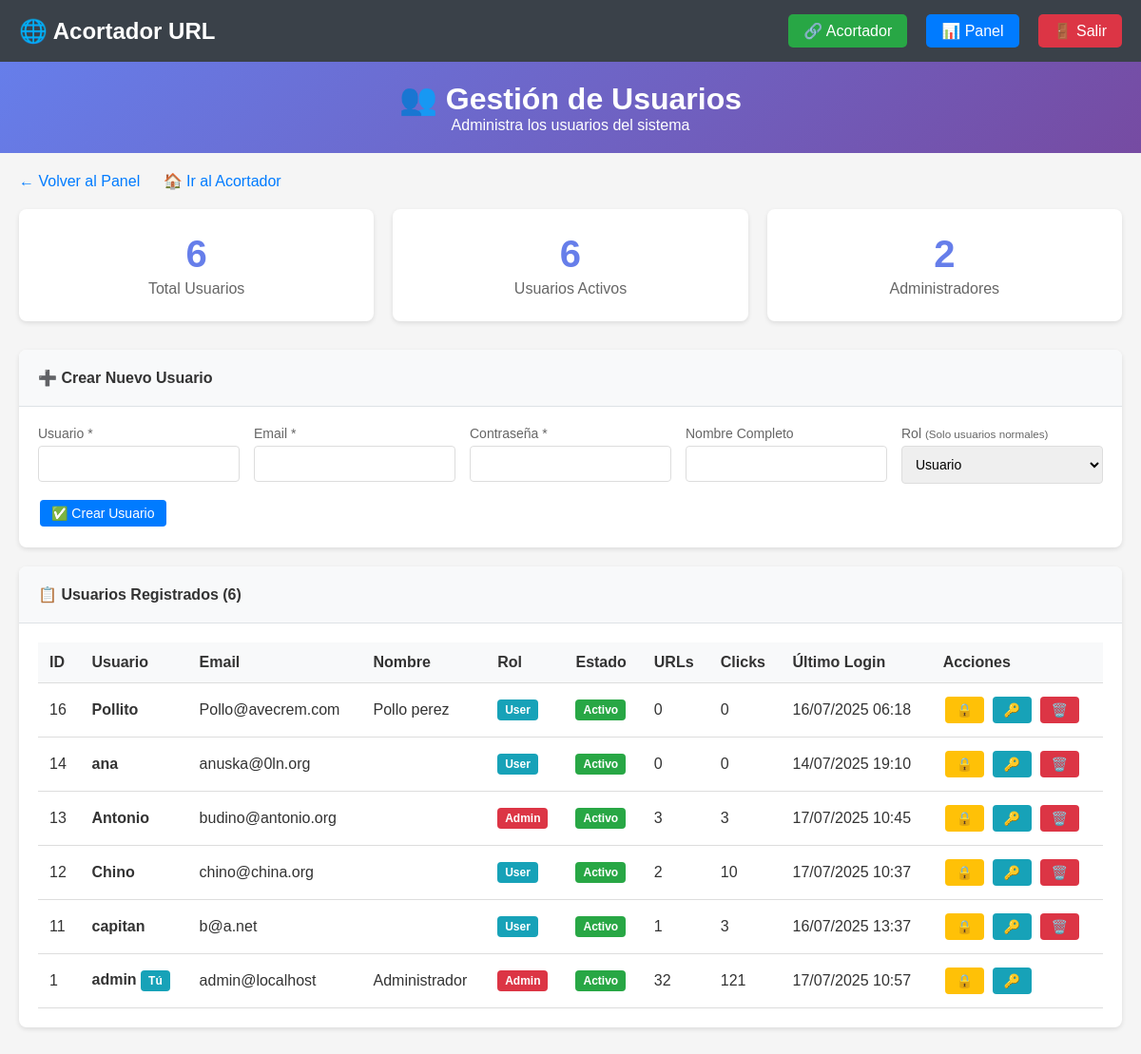
The page /admin/usuarios.php (signed in) on the database as committed earlier.
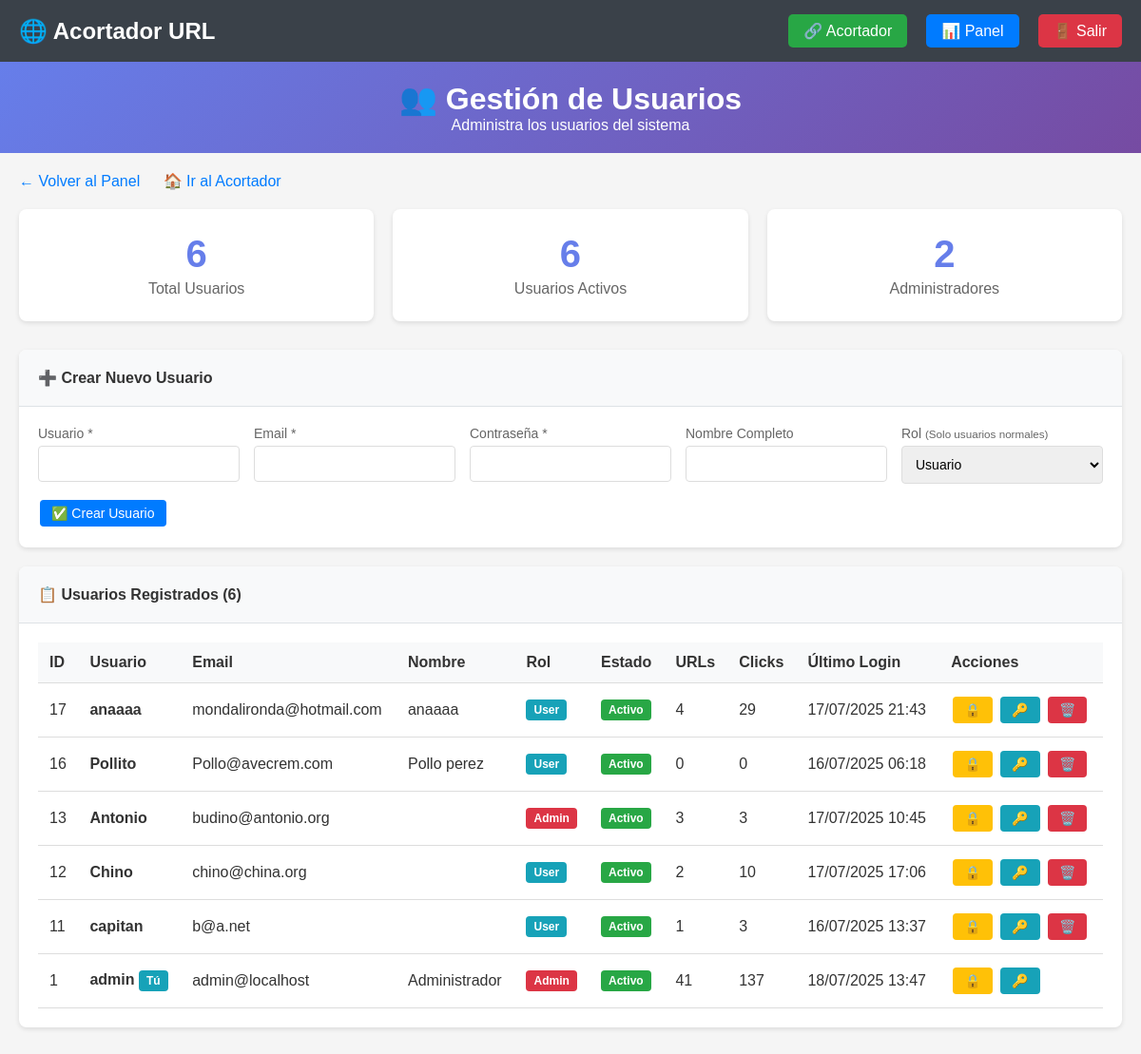
The same page on the database as committed later.
### tables this page shows
CREATE TABLE `users` (
  `id` int NOT NULL,
  `username` varchar(50) NOT NULL,
  `email` varchar(100) NOT NULL,
  `password` varchar(255) NOT NULL,
  `full_name` varchar(100) NOT NULL,
  `status` enum('active','banned','pending') DEFAULT 'active',
  `role` enum('user','admin') DEFAULT 'user',
  `created_at` timestamp NULL DEFAULT CURRENT_TIMESTAMP,
  `updated_at` timestamp NULL DEFAULT CURRENT_TIMESTAMP ON UPDATE CURRENT_TIMESTAMP,
  `last_login` timestamp NULL DEFAULT NULL,
  `email_verified` tinyint(1) DEFAULT '0',
  `verification_token` varchar(255) DEFAULT NULL,
  `password_reset_token` varchar(255) DEFAULT NULL,
  `password_reset_expires` timestamp NULL DEFAULT NULL,
  `banned_reason` text,
  `banned_at` timestamp NULL DEFAULT NULL,
  `banned_by` int DEFAULT NULL,
  `failed_login_attempts` int DEFAULT '0',
  `locked_until` timestamp NULL DEFAULT NULL,
  `is_active` tinyint(1) DEFAULT '1'
);

### admin/usuarios.php (the view, shortened to what the changed rows need)
<?php
$is_super_admin = ($_SESSION['username'] === ADMIN_USERNAME);
try {
    $db = new PDO("mysql:host=" . DB_HOST . ";dbname=" . DB_NAME, DB_USER, DB_PASS);
    $db->setAttribute(PDO::ATTR_ERRMODE, PDO::ERRMODE_EXCEPTION);
} catch(PDOException $e) {
    die("Error de conexión: " . $e->getMessage());
}
$query = "SELECT u.*,
          COUNT(DISTINCT urls.id) as total_urls,
          COALESCE(SUM(urls.clicks), 0) as total_clicks,
          (SELECT CONCAT(changed_by_user.username, ' el ', DATE_FORMAT(al.changed_at, '%d/%m/%Y %H:%i'))
           FROM user_audit_log al
           LEFT JOIN users changed_by_user ON al.changed_by = changed_by_user.id
           WHERE al.user_id = u.id AND al.action = 'role_change'
           ORDER BY al.changed_at DESC
           LIMIT 1) as last_role_change
          FROM users u
          LEFT JOIN urls ON urls.user_id = u.id
          GROUP BY u.id
          ORDER BY u.created_at DESC";
$stmt = $db->query($query);
$users = $stmt->fetchAll(PDO::FETCH_ASSOC);
?>
<!DOCTYPE html>
<html lang="es">
<head>
</head>
<body>
    <div class="header">
        <h1>👥 Gestión de Usuarios</h1>
    </div>
    <div class="container">
        <div class="card">
            <div class="card-body">
                <div class="overflow-x">
                    <table>
                        <thead>
                            <tr>
                                <th>ID</th>
                                <th>Usuario</th>
                                <th>Email</th>
                                <th>Nombre</th>
                                <th>Rol</th>
                                <th>Estado</th>
                                <th>URLs</th>
                                <th>Clicks</th>
                                <th>Último Login</th>
                                <th>Acciones</th>
                            </tr>
                        </thead>
                        <tbody>
                            <?php foreach ($users as $user): ?>
                            <?php $is_this_super_admin = ($user['username'] === ADMIN_USERNAME); ?>
                            <tr>
                                <td><?php echo $user['id']; ?></td>
                                <td>
                                    <strong><?php echo htmlspecialchars($user['username']); ?></strong>
                                    <?php if ($user['id'] == $_SESSION['user_id']): ?>
                                        <span class="badge badge-info">Tú</span>
                                    <?php endif; ?>
                                </td>
                                <td><?php echo htmlspecialchars($user['email']); ?></td>
                                <td><?php echo htmlspecialchars($user['full_name'] ?? '-'); ?></td>
                                <td>
                                    <?php if ($is_super_admin && !$is_this_super_admin && $user['id'] != $_SESSION['user_id']): ?>
                                        <form method="POST" class="role-change-form">
                                            <input type="hidden" name="action" value="change_role">
                                            <input type="hidden" name="user_id" value="<?php echo $user['id']; ?>">
                                            <select name="new_role" class="role-select" onchange="this.form.submit()">
                                                <option value="user" <?php echo $user['role'] === 'user' ? 'selected' : ''; ?>>Usuario</option>
                                                <option value="admin" <?php echo $user['role'] === 'admin' ? 'selected' : ''; ?>>Admin</option>
                                            </select>
                                        </form>
                                        <?php if (!empty($user['last_role_change'])): ?>
                                            <div class="audit-info">
                                                Cambiado por <?php echo htmlspecialchars($user['last_role_change']); ?>
                                            </div>
                                        <?php endif; ?>
                                    <?php else: ?>
                                        <span class="badge badge-<?php echo $user['role'] === 'admin' ? 'danger' : 'info'; ?>">
                                            <?php echo ucfirst($user['role']); ?>
                                        </span>
                                    <?php endif; ?>
                                </td>
                                <td>
                                    <?php
                                    $statusColors = [
                                        'active' => 'success',
                                        'banned' => 'danger',
                                        'pending' => 'warning'
                                    ];
                                    $statusText = [
                                        'active' => 'Activo',
                                        'banned' => 'Baneado',
                                        'pending' => 'Pendiente'
                                    ];
                                    ?>
                                    <span class="badge badge-<?php echo $statusColors[$user['status']] ?? 'secondary'; ?>">
                                        <?php echo $statusText[$user['status']] ?? $user['status']; ?>
                                    </span>
                                </td>
                                <td><?php echo $user['total_urls']; ?></td>
                                <td><?php echo $user['total_clicks']; ?></td>
                                <td>
                                    <?php
                                    if ($user['last_login']) {
                                        echo date('d/m/Y H:i', strtotime($user['last_login']));
                                    } else {
                                        echo '<span style="color: #999;">Nunca</span>';
                                    }
                                    ?>
                                </td>
                                <td>
                                    <form method="POST" style="display: inline;">
                                        <button type="submit" class="btn btn-warning" title="Cambiar estado">
                                            <?php echo $user['status'] == 'active' ? '🔒' : '🔓'; ?>
                                        </button>
                                    </form>
                                    <button type="button" class="btn btn-info"
                                            onclick="showPasswordForm(<?php echo $user['id']; ?>)">
                                        🔑
                                    </button>
                                    <?php if ($user['id'] != $_SESSION['user_id'] && !$is_this_super_admin): ?>
                                    <form method="POST" style="display: inline;"
                                          onsubmit="return confirm('¿Eliminar usuario <?php echo htmlspecialchars($user['username']); ?>?');">
                                        <button type="submit" class="btn btn-danger">
                                            🗑️
                                        </button>
                                    </form>
                                    <?php endif; ?>
                                </td>
                            </tr>
                            <?php endforeach; ?>
                        </tbody>
                    </table>
                </div>
            </div>
        </div>
    </div>
</body>
</html>

Rows that differ between the two databases and show on the page:
removed users: id "14", username "ana", email "anuska@0ln.org", role "User", status "Activo", total_urls "0", total_clicks "0", last_login "14/07/2025 19:10"
added users: id "17", username "anaaaa", email "mondalironda@hotmail.com", full_name "anaaaa", role "User", status "Activo", total_urls "4", total_clicks "29", last_login "17/07/2025 21:43"
changed users "Chino": last_login "17/07/2025 10:37" → "17/07/2025 17:06"
changed users "admin": total_urls "32" → "41"; total_clicks "121" → "137"; last_login "17/07/2025 10:57" → "18/07/2025 13:47"
